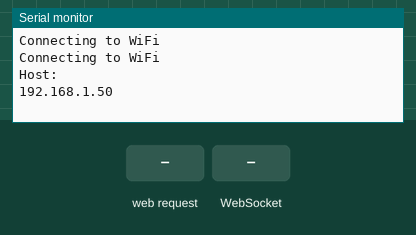
A sketch run on a simulated ESP32. Shown: the last lines printed to the serial monitor. Inputs (shaded band) come from the test bench. WiFi joins after 1.5 s; servers stay silent unless stated.

Above: at 3.2 s.
3.3 s: HTTP request GET /update received
At 3.8 s:
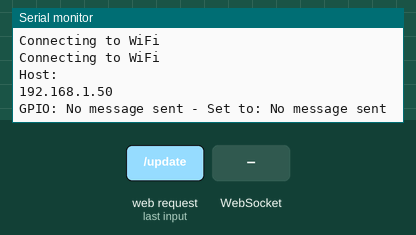
4.8 s: WebSocket text "checked" received
At 6.0 s:
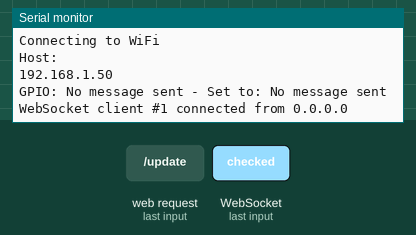
6.3 s: HTTP request GET /update?output=1&state=1 received
At 7.2 s:
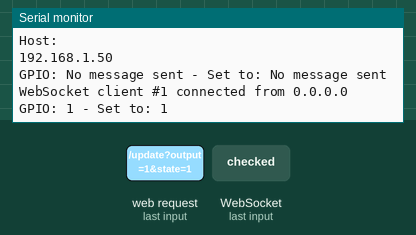

The sketch:

webserver-socket.ino
```cpp
// Importing necessary libraries
#include <WiFi.h>
#include <AsyncTCP.h>
#include <ESPAsyncWebServer.h>
// Setting network credentials
const char *ssid = "ReAb";
const char *password = "colgatedeesta";

// Creating a AsyncWebServer object
AsyncWebServer server(8080);
AsyncWebSocket ws("/ws");

const char index_html[] PROGMEM = R"rawliteral(
<!DOCTYPE HTML><html>
<head>
  <title>SERVER ESP32</title>
  <meta name="viewport" content="width=device-width, initial-scale=1">
  <link rel="icon" href="data:,">
  <link rel="stylesheet" href="styles.css">
</head>
<body>
  <h2>ESP32 WEB SERVER</h2>

  %PLACEHOLDER%

<script src="main.js"></script>
</body>
</html>
)rawliteral";

const char css[] PROGMEM = R"rawliteral(
    html {font-family: Arial; display: inline-block; text-align: center;}
    p {font-size: 3.0rem;}
    body {max-width: 600px; margin:0px auto; padding-bottom: 25px;}
    .switch {position: relative; display: inline-block; width: 120px; height: 68px}
    .switch input {display: none}
    .slider {position: absolute; top: 0; left: 0; right: 0; bottom: 0; background-color: #ccc; border-radius: 6px}
    .slider:before {position: absolute; content: ""; height: 52px; width: 52px; left: 8px; bottom: 8px; background-color: #fff; -webkit-transition: .4s; transition: .4s; border-radius: 3px}
    input:checked+.slider {background-color: #b30000}
    input:checked+.slider:before {-webkit-transform: translateX(52px); -ms-transform: translateX(52px); transform: translateX(52px)}
)rawliteral";

const char js_scripts[] PROGMEM = R"rawliteral(
function toggleCheckbox(element) {
  var xhr = new XMLHttpRequest();
  if(element.checked){ xhr.open("GET", "/update?output="+element.id+"&state=1", true); }
  else { xhr.open("GET", "/update?output="+element.id+"&state=0", true); }
  xhr.send();
}

// WebSocket Settings
  var gateway = `ws://${window.location.hostname}/ws`;
  var websocket;
  window.addEventListener('load', (event) => {
    initWebSocket();
  });

  function initWebSocket() {
    console.log('Trying to open a WebSocket connection...');
    websocket = new WebSocket(gateway);
    websocket.onopen = (event) => {
      console.log('Connection opened');
    };
    websocket.onclose   = (event) => {
      console.log('Connection closed:', event);
      // setTimeout(initWebSocket, 2000);
    };
    websocket.onmessage = (event) => {
      var state;
      if (event.data == "checked"){
        state = event.data;
      }
      else{
        state = "";
      }
      document.getElementById('32').innerHTML = state;
    };
    websocket.onerror =  (event) => {
      console.log('WebSocket Error: ', event);

    };
  }

)rawliteral";

// Allow replace elements into html code
String processor(const String &var)
{
  if (var == "PLACEHOLDER")
  {
    String buttons = "";
    buttons += "<h4>Output - GPIO 32</h4><label class=\"switch\"><input type=\"checkbox\" onchange=\"toggleCheckbox(this)\" id=\"32\" " + outputState(32) + "><span class=\"slider\"></span></label>";

    return buttons;
  }
  return String();
}

String outputState(int output)
{
  if (digitalRead(output))
  {
    return "checked";
  }
  else
  {
    return "";
  }
}

// webSocket Configuration
void handleWebSocketMessage(void *arg, uint8_t *data, size_t len)
{
  AwsFrameInfo *info = (AwsFrameInfo *)arg;
  if (info->final && info->index == 0 && info->len == len && info->opcode == WS_TEXT)
  {
    data[len] = 0;
    if (strcmp((char *)data, "<message received>") == 0)
    {
        // do somethings
    }
  }
}

void onEvent(AsyncWebSocket *server, AsyncWebSocketClient *client, AwsEventType type, void *arg, uint8_t *data, size_t len){
  switch (type){
    case WS_EVT_CONNECT:
      Serial.printf("WebSocket client #%u connected from %s\n", client->id(), client->remoteIP().toString().c_str());
      break;
    case WS_EVT_DISCONNECT:
      Serial.printf("WebSocket client #%u disconnected\n", client->id());
      break;
    case WS_EVT_DATA:
      handleWebSocketMessage(arg, data, len);
      break;
    case WS_EVT_PONG:
    case WS_EVT_ERROR:
      break;
  }
}

void initWebSocket()
{
    ws.onEvent(onEvent);
    server.addHandler(&ws);

}
// -------------------------

void setup()
{
  Serial.begin(115200);

  // Connect to Wi-Fi
  WiFi.begin(ssid, password);
  while (WiFi.status() != WL_CONNECTED)
  {
    delay(1000);
    Serial.println("Connecting to WiFi");
  }

  // Print ESP Local IP Address
  Serial.println("Host:");
  Serial.println(WiFi.localIP());

    // Start socket
  initWebSocket();

  // Add some routes
  server.on("/", HTTP_GET, [](AsyncWebServerRequest *request)
            { request->send_P(200, "text/html", index_html, processor); });
  server.on("/main.js", HTTP_GET, [](AsyncWebServerRequest *request)
            { request->send_P(200, "text/javascript;charset=UTF-8 ", js_scripts); });
  server.on("/styles.css", HTTP_GET, [](AsyncWebServerRequest *request)
            { request->send_P(200, "text/css;charset=UTF-8 ", css); });

  // Send a GET request to <HOST_IP>/update?output=<output_value>&state=<state_value>
  server.on("/update", HTTP_GET, [](AsyncWebServerRequest *request)
            {
              String output_value;
              String state_value;
              // GET input1 value on <HOST_IP>/update?output=<output_value>&state=<state_value>
              if (request->hasParam("output") && request->hasParam("state"))
              {
                output_value = request->getParam("output")->value();
                state_value = request->getParam("state")->value();
                digitalWrite(output_value.toInt(), state_value.toInt());
                // send message by broadcast
                ws.textAll(state_value.toInt() == 1 ? String("checked") : String(""));
              }
              else
              {
                output_value = "No message sent";
                state_value = "No message sent";
              }
              Serial.print("GPIO: ");
              Serial.print(output_value);
              Serial.print(" - Set to: ");
              Serial.println(state_value);
              request->send(200, "text/plain", "OK");
            });


  // Start server
  server.begin();
}

void loop(){
   ws.cleanupClients();
}
```

Measured:
- after the input at 3.3 s, the serial monitor: prints a new line at once (image 1)
- after the input at 4.8 s, the serial monitor: prints a new line at once (image 2)
- after the input at 6.3 s, the serial monitor: prints a new line at once (image 3)
